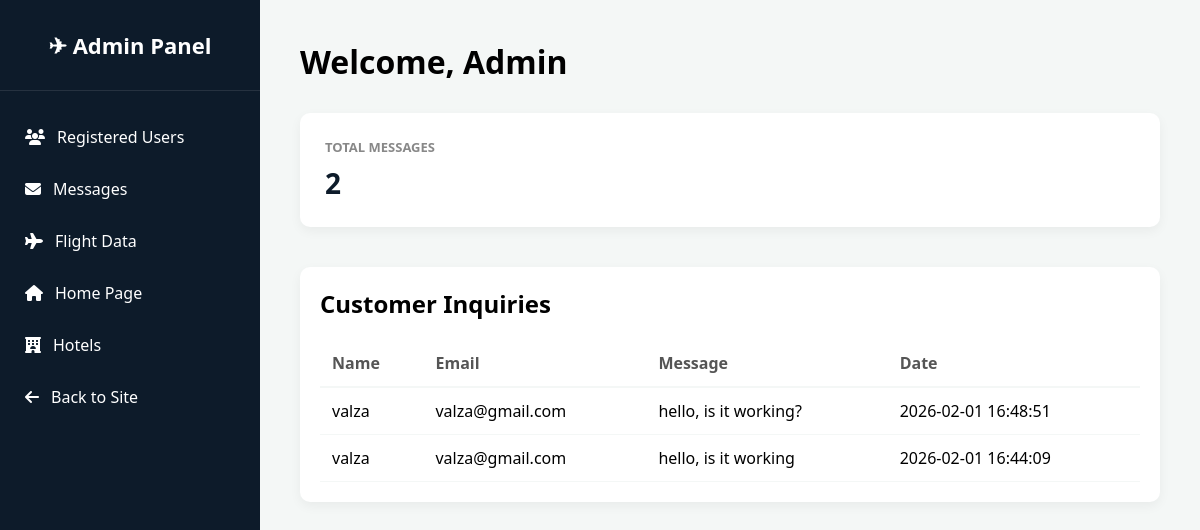
The app's page /admin_messages.php with its own data.
### tables this page shows
CREATE TABLE `contact_inquiries` (
  `id` int(11) NOT NULL,
  `emri` varchar(100) NOT NULL,
  `email` varchar(100) NOT NULL,
  `mesazhi` text NOT NULL,
  `created_at` timestamp NOT NULL DEFAULT current_timestamp()
);

### M/ContactMapper.php (called while the page is built, shortened)
<?php
require_once __DIR__ . '/../Database.php';
class ContactMapper extends Database {
    protected $db;
    public function __construct() {
        $database = new Database();
        $this->db = $database->getConnection();
    }
    public function getAllInquiries() {
        $sql = "SELECT * FROM contact_inquiries ORDER BY created_at DESC";
        $statement = $this->db->prepare($sql);
        $statement->execute();
        return $statement->fetchAll(PDO::FETCH_ASSOC);
    }
}

### Database.php (called while the page is built, shortened)
<?php
class Database {
    private $host = "localhost";
    private $user = "root";
    private $pass = "";
    private $db   = "prishtinaairlines";
    public function getConnection() {
        $this->conn = null;
        try {
            $this->conn = new PDO("mysql:host=" . $this->host . ";dbname=" . $this->db . ";charset=utf8mb4", $this->user, $this->pass);
            $this->conn->setAttribute(PDO::ATTR_ERRMODE, PDO::ERRMODE_EXCEPTION);
        } catch(PDOException $exception) {
            echo "Connection error: " . $exception->getMessage();
        }
        return $this->conn;
    }
}
?>

### admin_messages.php (the view, shortened to what this page needs)
<?php
require_once 'M/ContactMapper.php';
$mapper = new ContactMapper();
$messages = $mapper->getAllInquiries();
?>
<!DOCTYPE html>
<html lang="en">
<head>
    <link rel="stylesheet" href="admin_dashboard.css">
    <link rel="stylesheet" href="https://cdnjs.cloudflare.com/ajax/libs/font-awesome/6.5.0/css/all.min.css">
</head>
<body>
<div class="admin-container">
    <aside class="sidebar">
        <div class="logo">✈ Admin Panel</div>
        <nav class="side-nav">
             <a href="admin_dashboard.php"><i class="fa-solid fa-users"></i> Registered Users</a>
             <a href="admin_messages.php"><i class="fa-solid fa-envelope"></i> Messages</a>
             <a href="admin_flights.php"><i class="fa-solid fa-plane"></i> Flight Data</a>
             <a href="admin_homepage.php"><i class="fa-solid fa-house"></i> Home Page</a>
             <a href="admin_hotels.php"><i class="fa-solid fa-hotel"></i> Hotels</a>
             <a href="homepage.php" class="back-site"><i class="fa-solid fa-arrow-left"></i> Back to Site</a>
        </nav>
    </aside>
    <main class="main-content">
        <header class="admin-header">
            <h1>Welcome, Admin</h1>
        </header>
        <section class="stats-grid">
            <div class="stat-card">
                <h3>Total Messages</h3>
                <p><?php echo count($messages); ?></p>
            </div>
        </section>
        <section class="table-section">
            <h2>Customer Inquiries</h2>
            <table class="admin-table">
                <thead>
                    <tr>
                        <th>Name</th>
                        <th>Email</th>
                        <th>Message</th>
                        <th>Date</th>
                    </tr>
                </thead>
                <tbody>
                    <?php if (empty($messages)): ?>
                        <tr><td colspan="4" style="text-align:center;">Nuk ka mesazhe për të shfaqur.</td></tr>
                    <?php else: ?>
                        <?php foreach($messages as $msg): ?>
                        <tr>
                            <td><?php echo htmlspecialchars($msg['emri'] ?? 'N/A'); ?></td>
                            <td><?php echo htmlspecialchars($msg['email'] ?? 'N/A'); ?></td>
                            <td><?php echo htmlspecialchars($msg['mesazhi'] ?? 'N/A'); ?></td>
                            <td><?php echo htmlspecialchars($msg['created_at'] ?? 'N/A'); ?></td>
                        </tr>
                        <?php endforeach; ?>
                    <?php endif; ?>
                </tbody>
            </table>
        </section>
    </main>
</div>
</body>
</html>

### admin_dashboard.css (style rules this page uses)
* { margin: 0; padding: 0; box-sizing: border-box; }
body { font-family: 'Segoe UI', Tahoma, Geneva, Verdana, sans-serif; background-color: #f4f7f6; overflow-x: hidden; }
.admin-container { display: flex; width: 100%; min-height: 100vh; }
.sidebar { width: 260px; background-color: #0d1b2a; color: white; position: fixed; left: 0; top: 0; bottom: 0; height: 100vh; display: flex; flex-direction: column; z-index: 1000; }
.sidebar .logo { font-size: 22px; font-weight: bold; text-align: center; padding: 30px 0; border-bottom: 1px solid rgba(255,255,255,0.1); }
.side-nav { margin-top: 20px; display: flex; flex-direction: column; }
.side-nav a { color: white; text-decoration: none; padding: 15px 25px; display: flex; align-items: center; gap: 12px; transition: 0.3s; }
.main-content { flex: 1; margin-left: 260px; padding: 40px; width: calc(100% - 260px); }
.admin-header { margin-bottom: 30px; }
.stats-grid { display: flex; flex-wrap: wrap; gap: 20px; margin-bottom: 40px; width: 100%; }
.stat-card { background: white; padding: 25px; border-radius: 10px; flex: 1 1 calc(33.33% - 20px); min-width: 250px; box-shadow: 0 4px 12px rgba(0,0,0,0.05); text-align: left; }
.stat-card h3 { font-size: 13px; color: #888; text-transform: uppercase; margin-bottom: 8px; }
.stat-card p { font-size: 28px; font-weight: bold; color: #0d1b2a; }
.table-section { background: white; padding: 20px; border-radius: 10px; box-shadow: 0 4px 12px rgba(0,0,0,0.05); overflow-x: auto; }
.admin-table { width: 100%; border-collapse: collapse; margin-top: 20px; min-width: 600px; }
.admin-table th { text-align: left; padding: 12px; border-bottom: 2px solid #f4f7f6; color: #555; }
.admin-table td { padding: 12px; border-bottom: 1px solid #f4f7f6; }

### records on screen
contact_inquiries: emri "valza", email "valza@gmail.com", mesazhi "hello, is it working?", created_at "2026-02-01 16:48:51"
contact_inquiries: emri "valza", email "valza@gmail.com", mesazhi "hello, is it working", created_at "2026-02-01 16:44:09"

### other values on screen
count($messages) "2"
